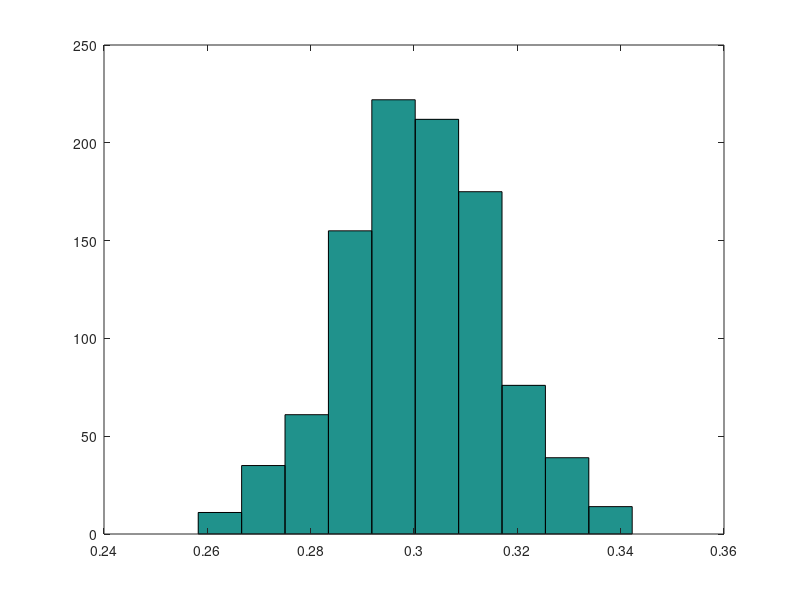
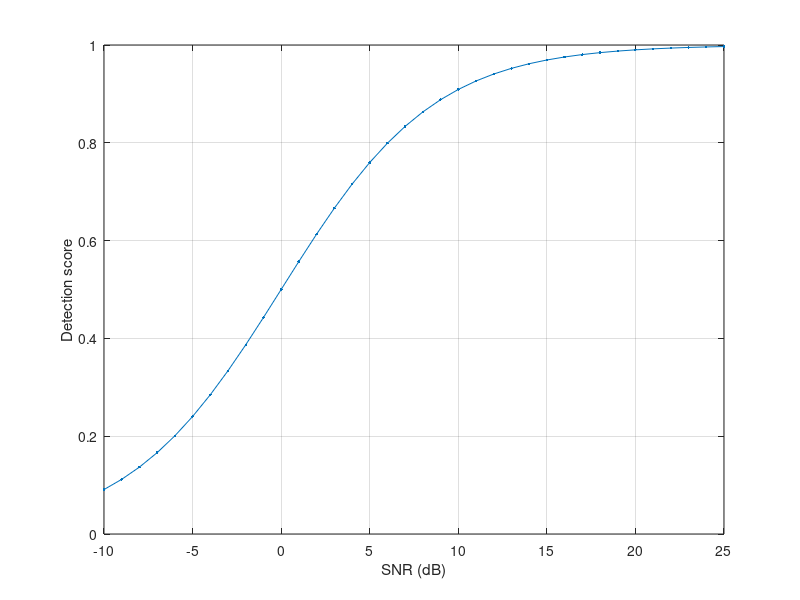
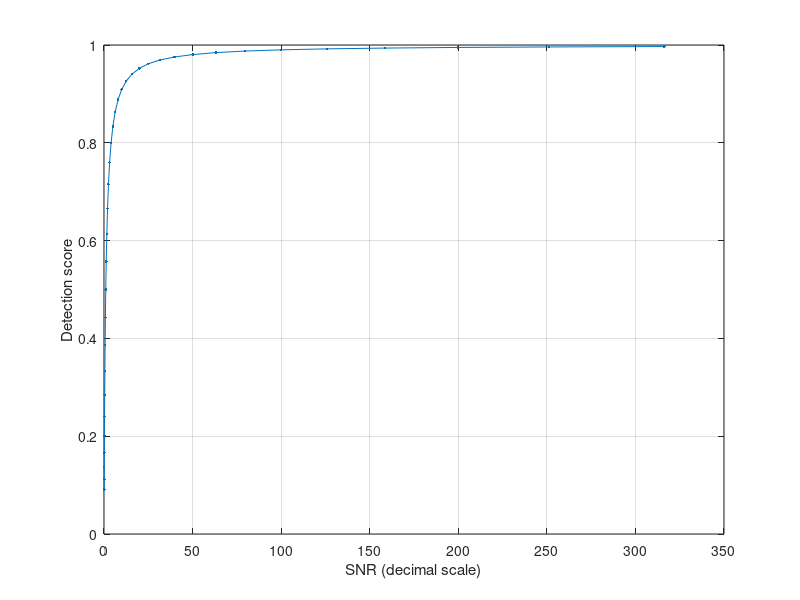

Source code (MATLAB) for these figures, in order:
nn = 1e3;
p_s = 3.0;
p_n = 7.0;

S=exp(1i*2*pi*(1:nn)/20000)*sqrt(p_s);
DS=[];
for ii=(1:1000)
    N=sqrt(p_n/2)*(randn(1,nn)+randn(1,nn)*1i);
    R=S+N;
    DS(end+1) = (abs(sum(R.*conj(S)))^2) / sum(abs(R).^2) / sum(abs(S).^2);
end
mean(DS)
figure(1)
hist(DS)

SNRs=(-10:25);
DS=[];
for snr_db=SNRs
    snr = 10^(snr_db/10);
    DS(end+1) = snr / (snr + 1);
end
figure(2)
plot(SNRs, DS, '.-');
grid on;
xlabel("SNR (dB)")
ylabel("Detection score")
ylim([0,1])

figure(3)
plot(10.^(SNRs/10), DS, '.-');
grid on;
xlabel("SNR (decimal scale)")
ylabel("Detection score")
ylim([0,1])

